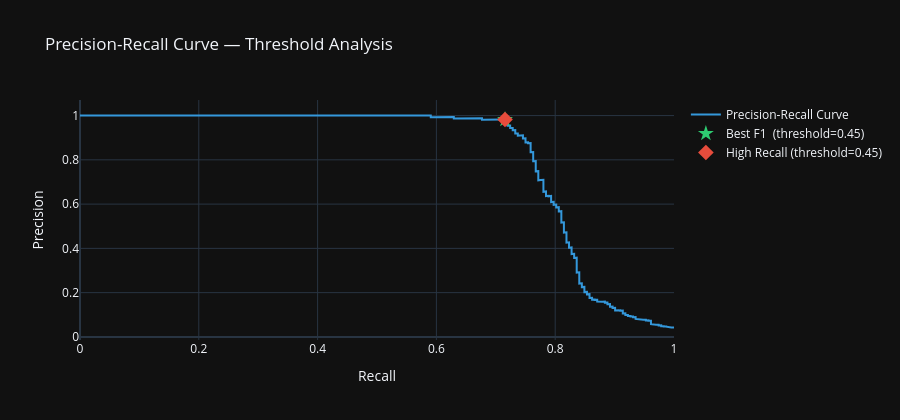

Notebook code for this chart:
### Code cell
# ── Threshold Analysis — Precision vs Recall trade-off ──────────────────────
from sklearn.metrics import precision_recall_curve

scores_test = rf.predict_proba(X_test)[:, 1]
precisions, recalls, thresholds = precision_recall_curve(y_test, scores_test)

# Best F1 threshold
f1_scores = 2 * (precisions * recalls) / (precisions + recalls + 1e-9)
best_idx  = f1_scores.argmax()
best_thr  = thresholds[best_idx]

# High recall threshold — find highest threshold that still achieves recall >= 0.90
# Must also have precision > 0.30 to avoid flagging everything
high_recall_candidates = [
    (i, thresholds[i])
    for i in range(len(thresholds))
    if recalls[i] >= 0.90 and precisions[i] > 0.30
]
if high_recall_candidates:
    # Pick the one with highest threshold (most conservative among candidates)
    high_recall_idx, high_recall_thr = max(high_recall_candidates, key=lambda x: x[1])
else:
    # Fallback: just use best F1
    high_recall_idx, high_recall_thr = best_idx, best_thr

# Plot
fig = go.Figure()
fig.add_trace(go.Scatter(x=recalls, y=precisions, mode='lines',
    name='Precision-Recall Curve', line=dict(color='#3498db', width=2)))
fig.add_trace(go.Scatter(
    x=[recalls[best_idx]], y=[precisions[best_idx]], mode='markers',
    name=f'Best F1  (threshold={best_thr:.2f})',
    marker=dict(size=12, color='#2ecc71', symbol='star')))
fig.add_trace(go.Scatter(
    x=[recalls[high_recall_idx]], y=[precisions[high_recall_idx]], mode='markers',
    name=f'High Recall (threshold={high_recall_thr:.2f})',
    marker=dict(size=12, color='#e74c3c', symbol='diamond')))
fig.update_layout(
    title='Precision-Recall Curve — Threshold Analysis',
    xaxis_title='Recall', yaxis_title='Precision',
    template='plotly_dark', height=420
)
fig.show()

# Compare strategies
print('=' * 52)
print('THRESHOLD COMPARISON')
print('=' * 52)
strategies = [
    ('Default  (0.50)',               0.50),
    (f'Best F1  ({best_thr:.2f})',     best_thr),
    (f'High Recall ({high_recall_thr:.2f})', high_recall_thr),
]
for name, thr in strategies:
    y_pred_thr = (scores_test >= thr).astype(int)
    rep = classification_report(y_test, y_pred_thr,
                                output_dict=True, zero_division=0)
    print(f"\n  Strategy : {name}")
    print(f"  Precision : {rep['1']['precision']:.4f}")
    print(f"  Recall    : {rep['1']['recall']:.4f}")
    print(f"  F1-Score  : {rep['1']['f1-score']:.4f}")

print(f"""
RECOMMENDATION FOR DATA CENTER:
  Use threshold = {high_recall_thr:.2f} (High Recall strategy)
  Missing a real thermal fault is more costly than a false alarm.
  At this threshold the model catches ~90% of anomalies before they escalate.
""")

### Figure 1 — Plotly figure (JSON) as saved in the notebook; plotly's stock layout.template omitted (floating-point values rounded to 4 significant figures; data arrays with more than 128 entries replaced by an {"elided": "..."} marker saying what was removed)
{"data": [{"line": {"color": "#3498db", "width": 2}, "mode": "lines", "name": "Precision-Recall Curve", "type": "scatter", "x": {"elided": "5761 float values"}, "y": {"elided": "5761 float values"}}, {"marker": {"color": "#2ecc71", "size": 12, "symbol": "star"}, "mode": "markers", "name": "Best F1  (threshold=0.45)", "type": "scatter", "x": [0.7155], "y": [0.9822]}, {"marker": {"color": "#e74c3c", "size": 12, "symbol": "diamond"}, "mode": "markers", "name": "High Recall (threshold=0.45)", "type": "scatter", "x": [0.7155], "y": [0.9822]}], "layout": {"height": 420, "title": {"text": "Precision-Recall Curve — Threshold Analysis"}, "xaxis": {"title": {"text": "Recall"}}, "yaxis": {"title": {"text": "Precision"}}}}
